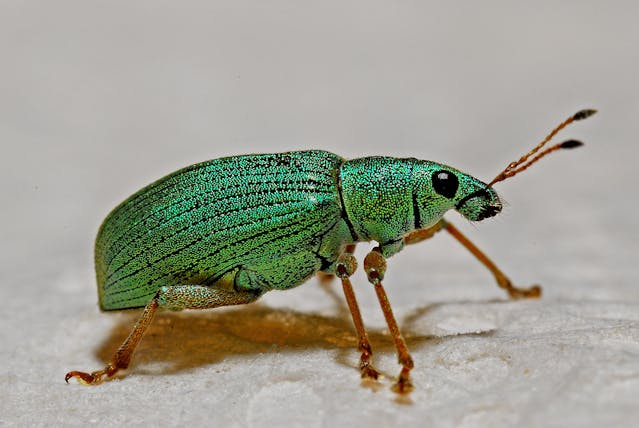
#> input picture insect.jpg, 639 x 428 px, found by its file name
$ python hierarchicalClustering.py
#> lines starting #> are read from the running program, lines starting #| are printed output that depends on the picture
import numpy as np
import matplotlib.pyplot as plt
from sklearn.cluster import AgglomerativeClustering
from scipy.cluster.hierarchy import dendrogram
import cv2

image_path = 'C:/Users/Aliyan Sajid/Desktop/Codes/insect.jpg'
image = cv2.imread(image_path)
#> image is the input picture: shape (428, 639, 3); mean B, G, R 146.4, 159.3, 159.5
gray_image = cv2.cvtColor(image, cv2.COLOR_BGR2GRAY)
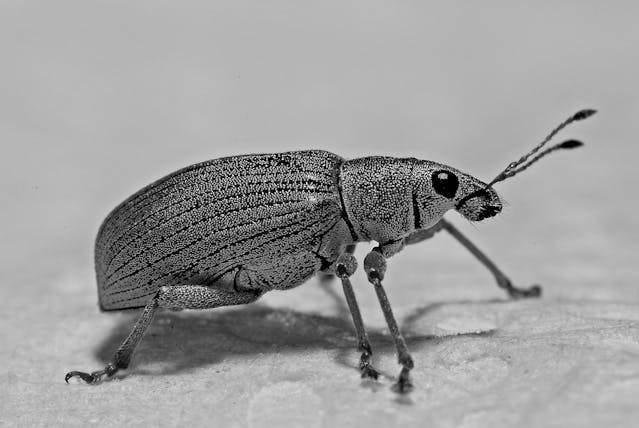
#> gray_image: shape (428, 639); min 0, max 249, mean 157.9

scale_percent = 10
width = int(gray_image.shape[1] * scale_percent / 100)
#> width = 63
height = int(gray_image.shape[0] * scale_percent / 100)
#> height = 42
dim = (width, height)
#> dim = (63, 42)
resized_image = cv2.resize(gray_image, dim, interpolation=cv2.INTER_AREA)
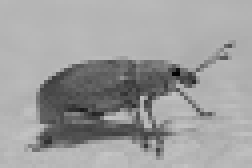
#> resized_image: shape (42, 63) (shown 4 times larger); min 3, max 197, mean 157.9

X = resized_image.reshape((-1, 1))
#> X = 2646 values, max 197 at index 2420, min 3 at index 1178, mean 157.9
clustering = AgglomerativeClustering(n_clusters=None, distance_threshold=0).fit(X)

def plot_dendrogram(model, **kwargs):
    counts = np.zeros(model.children_.shape[0])
    n_samples = len(model.labels_)
    for i, merge in enumerate(model.children_):
        current_count = 0
        for child_idx in merge:
            if child_idx < n_samples:
                current_count += 1
            else:
                current_count += counts[child_idx - n_samples]
        counts[i] = current_count
    linkage_matrix = np.column_stack([model.children_, model.distances_, counts]).astype(float)
    dendrogram(linkage_matrix, **kwargs)

plt.figure(figsize=(10, 5))
plt.title('Hierarchical Clustering Dendrogram')
plot_dendrogram(clustering, truncate_mode='level', p=3)
plt.xlabel('Number of points in node (or index of point if no parenthesis).')
plt.savefig('dendrogram.png')
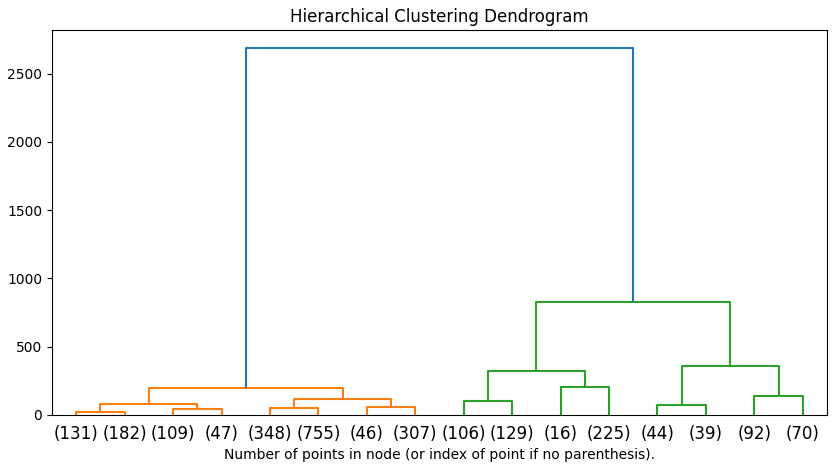
#> figure drawn by matplotlib, 1 panel
plt.show()
